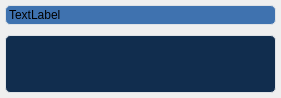
<?xml version="1.0" encoding="UTF-8"?>
<ui version="4.0">
 <class>sentence_card_widget</class>
 <widget class="QWidget" name="sentence_card_widget">
  <property name="geometry">
   <rect>
    <x>0</x>
    <y>0</y>
    <width>281</width>
    <height>98</height>
   </rect>
  </property>
  <property name="windowTitle">
   <string>Form</string>
  </property>
  <property name="styleSheet">
   <string notr="true">#sentence{
	background-color:rgb(63,114,175);
	border-radius: 5px;
     margin: 5px;
     border: 1px solid #dee2e6;
}
#translate{
	background-color:rgb(17, 45, 78); 
	border-radius: 5px;
     margin: 5px;
     border: 1px solid #dee2e6;
}</string>
  </property>
  <layout class="QVBoxLayout" name="verticalLayout">
   <property name="spacing">
    <number>0</number>
   </property>
   <property name="leftMargin">
    <number>0</number>
   </property>
   <property name="topMargin">
    <number>0</number>
   </property>
   <property name="rightMargin">
    <number>0</number>
   </property>
   <property name="bottomMargin">
    <number>0</number>
   </property>
   <item>
    <widget class="QLabel" name="sentence">
     <property name="minimumSize">
      <size>
       <width>0</width>
       <height>30</height>
      </size>
     </property>
     <property name="text">
      <string>TextLabel</string>
     </property>
     <property name="wordWrap">
      <bool>true</bool>
     </property>
    </widget>
   </item>
   <item>
    <widget class="QTextEdit" name="translate">
     <property name="minimumSize">
      <size>
       <width>0</width>
       <height>30</height>
      </size>
     </property>
    </widget>
   </item>
  </layout>
 </widget>
 <resources/>
 <connections>
  <connection>
   <sender>translate</sender>
   <signal>textChanged()</signal>
   <receiver>sentence_card_widget</receiver>
   <slot>translate_height_change()</slot>
   <hints>
    <hint type="sourcelabel">
     <x>121</x>
     <y>65</y>
    </hint>
    <hint type="destinationlabel">
     <x>84</x>
     <y>143</y>
    </hint>
   </hints>
  </connection>
 </connections>
 <slots>
  <slot>translate_height_change()</slot>
 </slots>
</ui>
